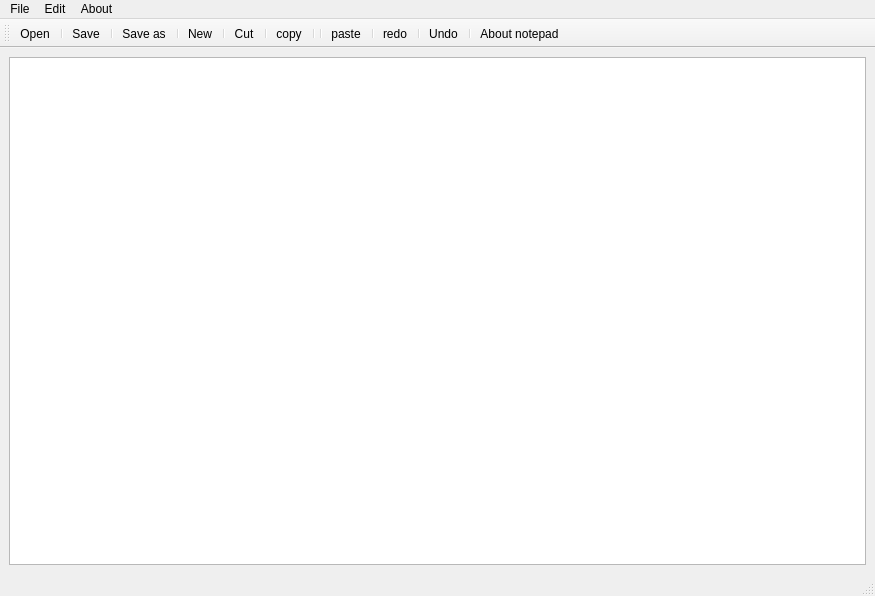
<?xml version="1.0" encoding="UTF-8"?>
<ui version="4.0">
 <class>MainWindow</class>
 <widget class="QMainWindow" name="MainWindow">
  <property name="geometry">
   <rect>
    <x>0</x>
    <y>0</y>
    <width>875</width>
    <height>596</height>
   </rect>
  </property>
  <property name="windowTitle">
   <string>MainWindow</string>
  </property>
  <widget class="QWidget" name="centralwidget">
   <layout class="QHBoxLayout" name="horizontalLayout">
    <item>
     <widget class="QTextEdit" name="textEdit"/>
    </item>
   </layout>
  </widget>
  <widget class="QMenuBar" name="menubar">
   <property name="geometry">
    <rect>
     <x>0</x>
     <y>0</y>
     <width>875</width>
     <height>25</height>
    </rect>
   </property>
   <widget class="QMenu" name="menufile">
    <property name="title">
     <string>File</string>
    </property>
    <addaction name="actionNew"/>
    <addaction name="actionOpen"/>
    <addaction name="actionSave"/>
    <addaction name="actionSave_as"/>
   </widget>
   <widget class="QMenu" name="menuedit">
    <property name="title">
     <string>Edit</string>
    </property>
    <addaction name="actioncut"/>
    <addaction name="actioncoppy"/>
    <addaction name="actionpaste"/>
    <addaction name="actionredo"/>
    <addaction name="actionUndo"/>
    <addaction name="actionFONT"/>
    <addaction name="actionColor"/>
    <addaction name="actionBackgroud_color"/>
    <addaction name="actionBackgroud_color_text_edit"/>
    <addaction name="actionPrint"/>
   </widget>
   <widget class="QMenu" name="menuAbout">
    <property name="title">
     <string>About</string>
    </property>
    <addaction name="actionAbout_notepad"/>
   </widget>
   <addaction name="menufile"/>
   <addaction name="menuedit"/>
   <addaction name="menuAbout"/>
  </widget>
  <widget class="QStatusBar" name="statusbar"/>
  <widget class="QToolBar" name="toolBar">
   <property name="windowTitle">
    <string>toolBar</string>
   </property>
   <attribute name="toolBarArea">
    <enum>TopToolBarArea</enum>
   </attribute>
   <attribute name="toolBarBreak">
    <bool>false</bool>
   </attribute>
   <addaction name="actionOpen"/>
   <addaction name="separator"/>
   <addaction name="actionSave"/>
   <addaction name="separator"/>
   <addaction name="actionSave_as"/>
   <addaction name="separator"/>
   <addaction name="actionNew"/>
   <addaction name="separator"/>
   <addaction name="actioncut"/>
   <addaction name="separator"/>
   <addaction name="actioncoppy"/>
   <addaction name="separator"/>
   <addaction name="separator"/>
   <addaction name="actionpaste"/>
   <addaction name="separator"/>
   <addaction name="actionredo"/>
   <addaction name="separator"/>
   <addaction name="actionUndo"/>
   <addaction name="separator"/>
   <addaction name="actionAbout_notepad"/>
  </widget>
  <action name="actionNew">
   <property name="icon">
    <iconset resource="resource.qrc">
     <normaloff>:/img/new.png</normaloff>:/img/new.png</iconset>
   </property>
   <property name="text">
    <string>New</string>
   </property>
  </action>
  <action name="actionOpen">
   <property name="icon">
    <iconset resource="resource.qrc">
     <normaloff>:/img/open.png</normaloff>:/img/open.png</iconset>
   </property>
   <property name="text">
    <string>Open</string>
   </property>
  </action>
  <action name="actionSave">
   <property name="icon">
    <iconset resource="resource.qrc">
     <normaloff>:/img/save.png</normaloff>:/img/save.png</iconset>
   </property>
   <property name="text">
    <string>Save</string>
   </property>
  </action>
  <action name="actionSave_as">
   <property name="icon">
    <iconset resource="resource.qrc">
     <normaloff>:/img/save_as.png</normaloff>:/img/save_as.png</iconset>
   </property>
   <property name="text">
    <string>Save as</string>
   </property>
  </action>
  <action name="actioncut">
   <property name="icon">
    <iconset resource="resource.qrc">
     <normaloff>:/img/cut.png</normaloff>:/img/cut.png</iconset>
   </property>
   <property name="text">
    <string>Cut</string>
   </property>
  </action>
  <action name="actioncoppy">
   <property name="icon">
    <iconset resource="resource.qrc">
     <normaloff>:/img/copy.png</normaloff>:/img/copy.png</iconset>
   </property>
   <property name="text">
    <string>copy</string>
   </property>
  </action>
  <action name="actionpaste">
   <property name="icon">
    <iconset resource="resource.qrc">
     <normaloff>:/img/paste.png</normaloff>:/img/paste.png</iconset>
   </property>
   <property name="text">
    <string>paste</string>
   </property>
  </action>
  <action name="actionredo">
   <property name="icon">
    <iconset resource="resource.qrc">
     <normaloff>:/img/redo.png</normaloff>:/img/redo.png</iconset>
   </property>
   <property name="text">
    <string>redo</string>
   </property>
  </action>
  <action name="actionUndo">
   <property name="icon">
    <iconset resource="resource.qrc">
     <normaloff>:/img/undo.png</normaloff>:/img/undo.png</iconset>
   </property>
   <property name="text">
    <string>Undo</string>
   </property>
  </action>
  <action name="actionAbout_notepad">
   <property name="icon">
    <iconset resource="resource.qrc">
     <normaloff>:/img/about_file.png</normaloff>:/img/about_file.png</iconset>
   </property>
   <property name="text">
    <string>About notepad</string>
   </property>
  </action>
  <action name="actionFONT">
   <property name="text">
    <string>Font</string>
   </property>
  </action>
  <action name="actionColor">
   <property name="text">
    <string>Color</string>
   </property>
  </action>
  <action name="actionBackgroud_color">
   <property name="text">
    <string>Backgroud color</string>
   </property>
  </action>
  <action name="actionBackgroud_color_text_edit">
   <property name="text">
    <string>Backgroud color text edit</string>
   </property>
  </action>
  <action name="actionPrint">
   <property name="text">
    <string>Print</string>
   </property>
  </action>
 </widget>
 <resources>
  <include location="resource.qrc"/>
 </resources>
 <connections/>
</ui>
